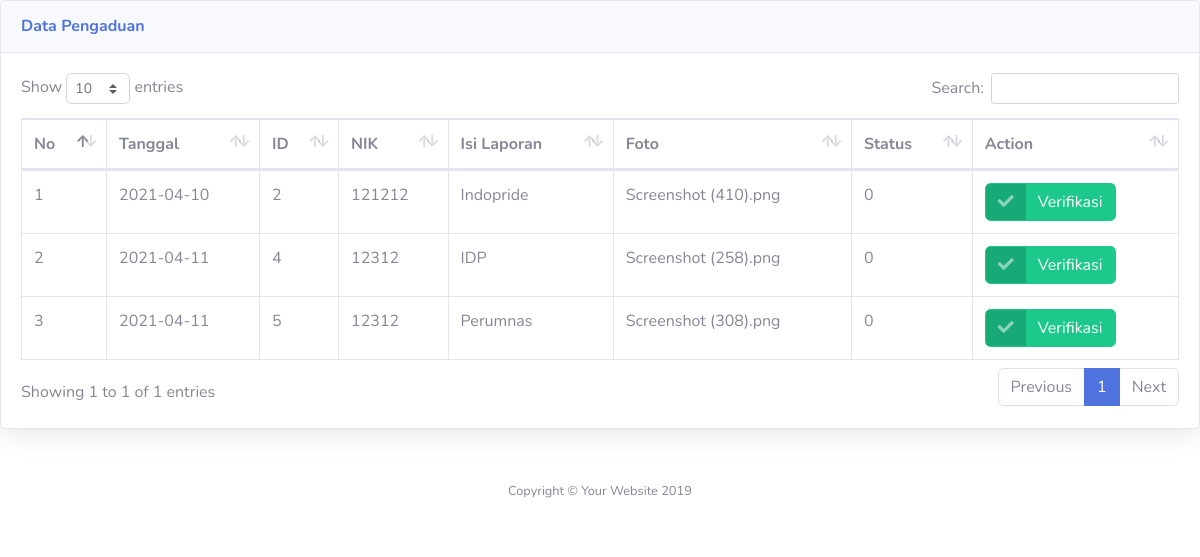
Screenshot of /petugas/verifikasi_pengaduan.php with the database file from the repository.
### tables this page shows
CREATE TABLE `pengaduan` (
  `id_pengaduan` int(11) NOT NULL,
  `tgl_pengaduan` date NOT NULL,
  `nik` varchar(16) NOT NULL,
  `isi_laporan` text NOT NULL,
  `foto` varchar(255) NOT NULL,
  `status` enum('0','proses','selesai','') NOT NULL
);

### petugas/verifikasi_pengaduan.php (the view, shortened to what this page needs)
<!DOCTYPE html>
<html lang="en">
<head>
  <link href="../vendor/fontawesome-free/css/all.min.css" rel="stylesheet" type="text/css">
  <link href="../css/sb-admin-2.min.css" rel="stylesheet">
  <link href="../vendor/datatables/dataTables.bootstrap4.min.css" rel="stylesheet">
</head>
<body id="page-top">
          <div class="card shadow mb-4">
            <div class="card-header py-3">
              <h6 class="m-0 font-weight-bold text-primary">Data Pengaduan</h6>
            </div>
            <div class="card-body">
              <div class="table-responsive">
                <table class="table table-bordered" id="dataTable" width="100%" cellspacing="0">
                  <thead>
                    <tr>
                      <th>No</th>
                      <th>Tanggal</th>
                      <th>ID</th>
                      <th>NIK</th>
                      <th>Isi Laporan</th>
                      <th>Foto</th>
                      <th>Status</th>
                      <th>Action</th>
                    </tr>
                  </thead>
                  <?php
                  require '../koneksi.php';
                  $sql = mysqli_query($conf, "SELECT * FROM pengaduan WHERE status='0'");
                  $no = 1;
                  while ($data = mysqli_fetch_array($sql)) {
                  ?>
                  <tbody>
                    <tr>
                      <td><?php echo $no ?></td>
                      <td><?php echo $data['tgl_pengaduan']; ?></td>
                      <td><?php echo $data['id_pengaduan']; ?></td>
                      <td><?php echo $data['nik']; ?></td>
                      <td><?php echo $data['isi_laporan']; ?></td>
                      <td><?php echo $data['foto']; ?></td>
                      <td><?php echo $data['status']; ?></td>
                      <td>
                        <a href="?url=detail_pengaduan&id=<?php echo $data['id_pengaduan']; ?>" class="btn btn-success btn-icon-split">
                          <span class="icon text-white-50">
                            <i class="fas fa-check"></i>
                          </span>
                          <span class="text">Verifikasi</span>
                        </a>
                      </td>
                    </tr>
                  </tbody>
                  <?php
                  $no++;
                  }
                  ?>
                </table>
              </div>
            </div>
          </div>
      <footer class="sticky-footer bg-white">
        <div class="container my-auto">
          <div class="copyright text-center my-auto">
            <span>Copyright &copy; Your Website 2019</span>
          </div>
        </div>
      </footer>
</body>
</html>

### rows the page displays
pengaduan: tgl_pengaduan "2021-04-10", id_pengaduan "2", nik "121212", isi_laporan "Indopride", foto "Screenshot (410).png", status "0"
pengaduan: tgl_pengaduan "2021-04-11", id_pengaduan "4", nik "12312", isi_laporan "IDP", foto "Screenshot (258).png", status "0"
pengaduan: tgl_pengaduan "2021-04-11", id_pengaduan "5", nik "12312", isi_laporan "Perumnas", foto "Screenshot (308).png", status "0"
